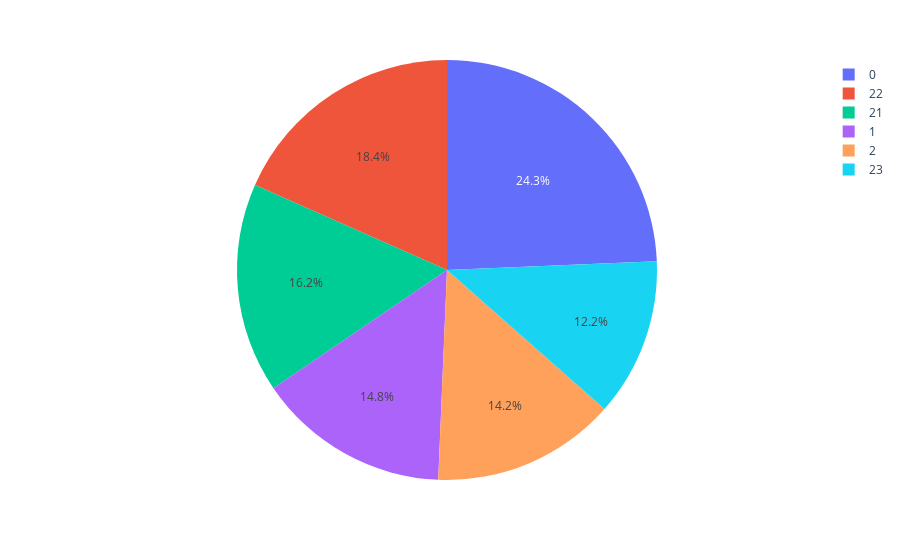

Notebook code cell kept with this figure:
### Code cell
fig = px.pie(df, names='hour')
fig.show()

### Figure 1 — Plotly figure (JSON) as saved in the notebook; plotly's stock layout.template omitted (floating-point values rounded to 4 significant figures; data arrays with more than 128 entries replaced by an {"elided": "..."} marker saying what was removed)
{"data": [{"domain": {"x": [0, 1], "y": [0, 1]}, "hovertemplate": "hour=%{label}<extra></extra>", "labels": {"elided": "452 int values"}, "legendgroup": "", "name": "", "showlegend": true, "type": "pie"}], "layout": {"legend": {"tracegroupgap": 0}, "margin": {"t": 60}}}
